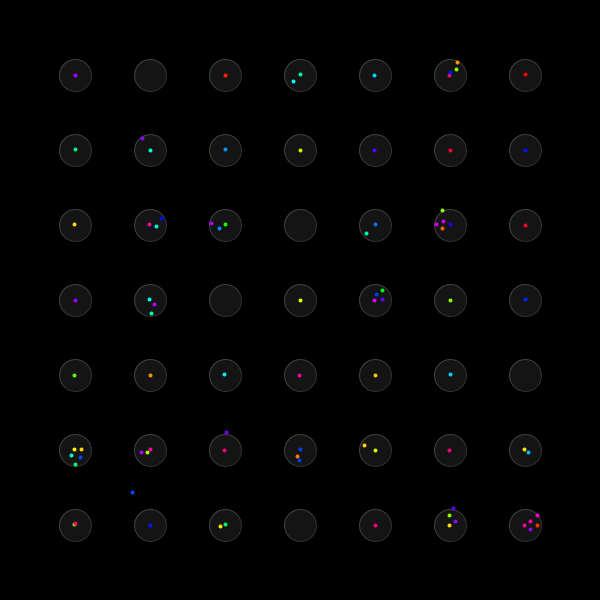
Frame 1 (no input)
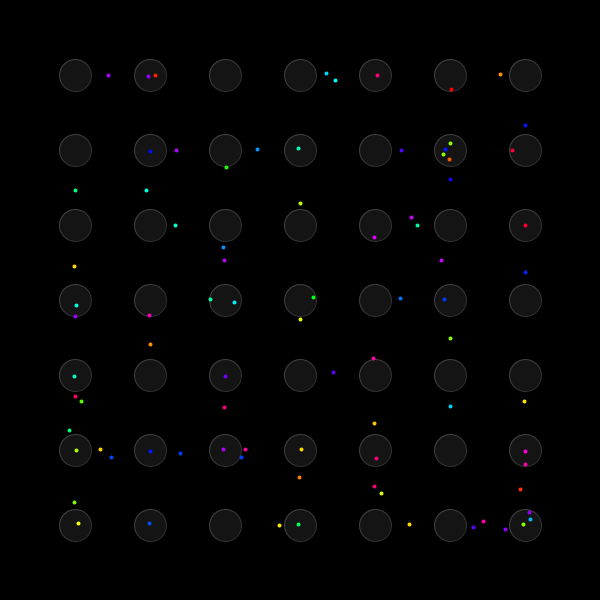
Frame 60 (the mouse pressed at the canvas centre just before this capture)
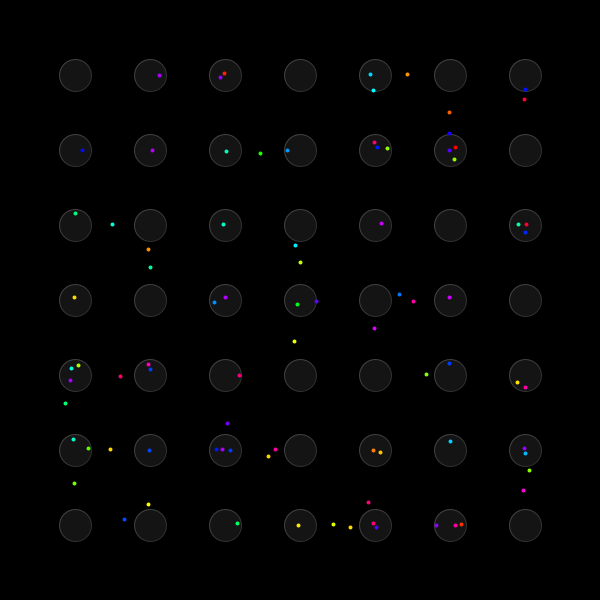
Frame 120 (the mouse held since frame 60 and released just before this capture)

The Processing sketch that drew these frames (run headless with seeded random() and noise(); from frame 60 on, the mouse is pressed at the canvas centre):

// Processing sketch: processing_135780
// ── processing_135780.pde

PGraphics g;
port[] ports;
voyageur[] voyageurs;
int numb=7;

void setup() {
  size(600, 600);
  g = createGraphics(width, height, JAVA2D);
  g.beginDraw();
  g.stroke(255, 50);
  g.fill(255,20); 
  g.background(0);
  stroke(255);
  colorMode(HSB);
  strokeWeight(4); 
  ports = new port[0];
  voyageurs = new voyageur[0];
  float taille=width/(numb+1.0);
  
  for (int a=0;a<numb;a++) {
    for (int b=0;b<numb;b++) { 
      ports = (port[]) append(ports, new port(taille+a*taille, taille+b*taille));
    }
  }
  for (int a=0;a<120;a++) {
    port p = ports[floor(random(ports.length))];
    new voyageur(p);
  }
  for (port p1:ports) {
    port[] ps = new port[0];
    for (port p2:ports) {
      float d=dist(p1.basex, p1.basey, p2.basex, p2.basey);
      if (d<(taille+1)) {
        ps = (port[]) append(ps, p2);
      }
    }
    p1.copains = ps;
  }
  g.endDraw();
}

void draw() {
  image(g,0,0);
  for (voyageur v:voyageurs) {
    v.dessine();
  }
  for(voyageur v:voyageurs){
    if(v.gone==false){
      v.demarre();
      break;
    }
  }
 // for(port p:ports){
  //  p.avance();
//  }
}

class port {
  float x, y,basex, basey, an, v, rx, ry;
  port[] copains;
  port(float _x, float _y) {
    x=basex=_x;
    y=basey=_y;
    g.ellipse(x,y,32, 32);
    an=random(TWO_PI);
    v=random(-0.3,0.3);
    rx=random(2);
    ry=random(2);
  //  avance();
  }
 /* void avance(){
    an+=v;
    v+=random(-0.01,0.01);
    x=basex+cos(an)*rx;
    y=basey+cos(an)*ry;
  } 
  */
}

class voyageur {
  color c;
  boolean gone=false;
  float vitesse;
  port portDest, portDepart;
  float x, y, di; 
  voyageur(port p) {
    di=random(6,9);
    vitesse =random(0.5,2.3);
    c = color(random(255),255,255);
    portDepart=p;
    x=p.x;y=p.y;
    voyageurs = (voyageur[]) append (voyageurs, this);
  }
  void dessine() { 
  //  vitesse+=random(-0.001,0.001);
    stroke(c);
    if(gone){
      float d=dist(x,y,portDest.x, portDest.y);
      int stepc = int(d/vitesse);
      int step=stepc-1;
      if(step<=0){
        gone = false;
        portDepart = portDest;
        if(random(8)<1){
          demarre();
        }
      } else {
         x=portDest.x+((x-portDest.x)/stepc)*step;
         y=portDest.y+((y-portDest.y)/stepc)*step;
      }
    }
    for(voyageur v:voyageurs){
      float d=dist(v.x, v.y, x, y);
      if(v!=this){
      if(d<di){
         float an=random(TWO_PI);
         x+=cos(an)*0.01;y+=sin(an)*0.01;
         v.x=x+((v.x-x)/d)*di;
         v.y=y+((v.y-y)/d)*di;
         if(v.gone==false){
           v.demarre();
         }
      }
      }
    }
    point(x,y);
    
  }
  void demarre(){
    port[] pz =  portDepart.copains;
      port p=pz[floor(random(pz.length))];
       portDest = p;
       gone=true; 
  }
}
